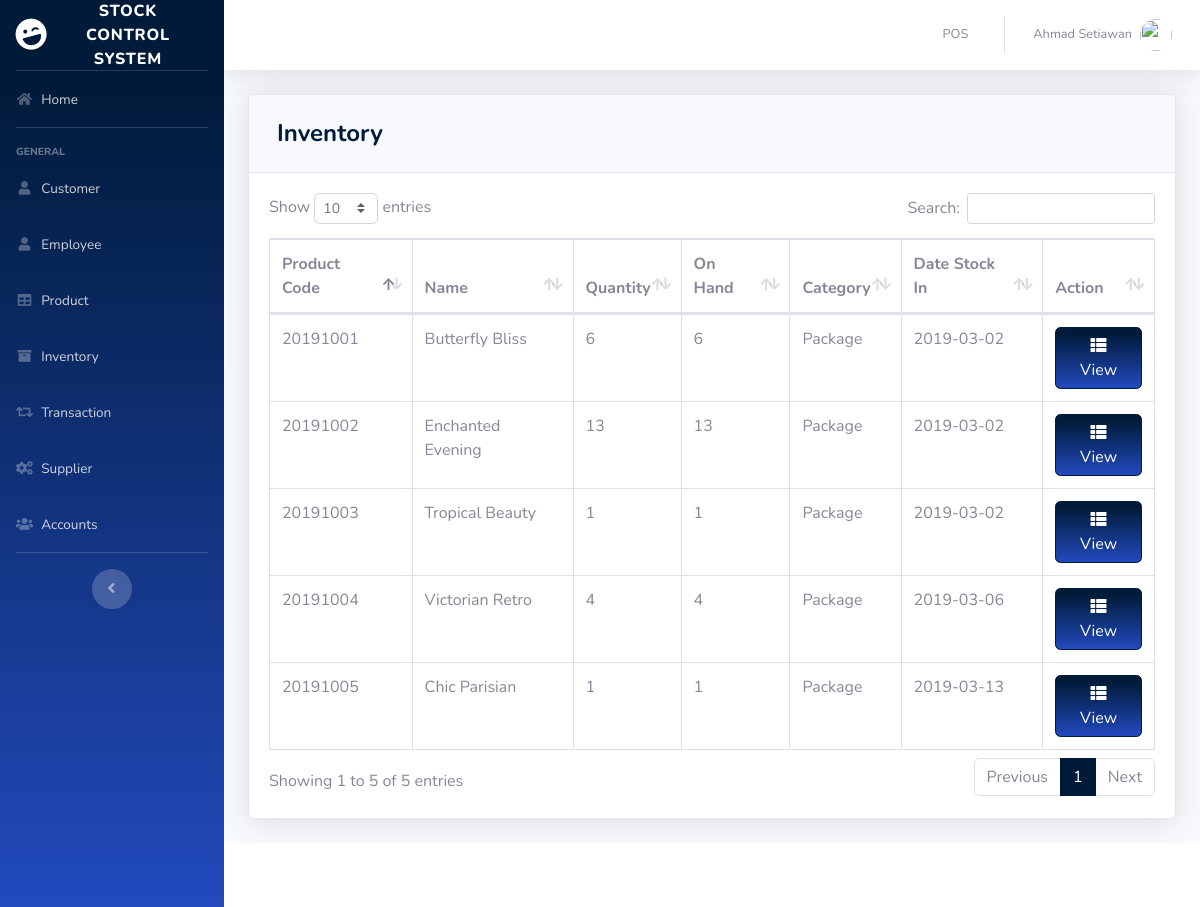
Page /pages/inventory.php (signed in) on the committed database.
### tables this page shows
CREATE TABLE `product` (
  `PRODUCT_ID` int(11) NOT NULL,
  `PRODUCT_CODE` varchar(20) NOT NULL,
  `NAME` varchar(50) DEFAULT NULL,
  `DESCRIPTION` varchar(250) NOT NULL,
  `QTY_STOCK` int(50) DEFAULT NULL,
  `ON_HAND` int(250) NOT NULL,
  `PRICE` int(50) DEFAULT NULL,
  `CATEGORY_ID` int(11) DEFAULT NULL,
  `SUPPLIER_ID` int(11) DEFAULT NULL,
  `DATE_STOCK_IN` varchar(50) NOT NULL
);

CREATE TABLE `category` (
  `CATEGORY_ID` int(11) NOT NULL,
  `CNAME` varchar(50) DEFAULT NULL
);

### pages/inventory.php (the view, shortened to what this page needs)
<?php
include'../includes/connection.php';
include'../includes/sidebar.php';
?>
            <div class="card shadow mb-4">
            <div class="card-header py-3">
              <h4 class="m-2 font-weight-bold text-primary">Inventory</h4>
            </div>
            <div class="card-body">
              <div class="table-responsive">
                <table class="table table-bordered" id="dataTable" width="100%" cellspacing="0">
               <thead>
                   <tr>
                     <th>Product Code</th>
                     <th>Name</th>
                     <th>Quantity</th>
                     <th>On Hand</th>
                     <th>Category</th>
                     <th>Date Stock In</th>
                     <th>Action</th>
                   </tr>
               </thead>
          <tbody>
<?php
    $query = 'SELECT PRODUCT_ID, PRODUCT_CODE, NAME, COUNT(`QTY_STOCK`) AS "QTY_STOCK", COUNT(`ON_HAND`) AS "ON_HAND", CNAME, DATE_STOCK_IN FROM product p join category c on p.CATEGORY_ID=c.CATEGORY_ID GROUP BY PRODUCT_CODE';
        $result = mysqli_query($db, $query) or die (mysqli_error($db));
            while ($row = mysqli_fetch_assoc($result)) {
                echo '<tr>';
                echo '<td>'. $row['PRODUCT_CODE'].'</td>';
                echo '<td>'. $row['NAME'].'</td>';
                echo '<td>'. $row['QTY_STOCK'].'</td>';
                echo '<td>'. $row['ON_HAND'].'</td>';
                echo '<td>'. $row['CNAME'].'</td>';
                echo '<td>'. $row['DATE_STOCK_IN'].'</td>';
                      echo '<td align="right">
                              <a type="button" class="btn btn-primary bg-gradient-primary" href="inv_searchfrm.php?action=edit & id='.$row['PRODUCT_CODE'] . '"><i class="fas fa-fw fa-th-list"></i> View</a>
                          </div> </td>';
                        }
?>
                        </div>
                    </div>
<?php
include'../includes/footer.php';
?>

### includes/sidebar.php (shortened to what this page needs)
<!DOCTYPE html>
<html lang="en">
<head>
  <link href="../vendor/fontawesome-free/css/all.min.css" rel="stylesheet" type="text/css">
  <link href="../css/sb-admin-2.min.css" rel="stylesheet">
  <link href="../vendor/datatables/dataTables.bootstrap4.min.css" rel="stylesheet">
</head>
<body id="page-top">
  <div id="wrapper">
    <ul class="navbar-nav bg-gradient-primary sidebar sidebar-dark accordion" id="accordionSidebar">
      <a class="sidebar-brand d-flex align-items-center justify-content-center" href="index.php">
        <div class="sidebar-brand-icon rotate-n-15">
          <i class="fas fa-laugh-wink"></i>
        </div>
        <div class="sidebar-brand-text mx-3">Stock Control System</div>
      </a>
      <hr class="sidebar-divider my-0">
      <li class="nav-item">
        <a class="nav-link" href="index.php">
          <i class="fas fa-fw fa-home"></i>
          <span>Home</span></a>
      </li>
      <hr class="sidebar-divider">
      <div class="sidebar-heading">
        General
      </div>
      <li class="nav-item">
        <a class="nav-link" href="customer.php">
          <i class="fas fa-fw fa-user"></i>
          <span>Customer</span></a>
      </li>
      <li class="nav-item">
        <a class="nav-link" href="employee.php">
          <i class="fas fa-fw fa-user"></i>
          <span>Employee</span></a>
      </li>
      <li class="nav-item">
        <a class="nav-link" href="product.php">
          <i class="fas fa-fw fa-table"></i>
          <span>Product</span></a>
      </li>
      <li class="nav-item">
        <a class="nav-link" href="inventory.php">
          <i class="fas fa-fw fa-archive"></i>
          <span>Inventory</span></a>
      </li>
      <li class="nav-item">
        <a class="nav-link" href="transaction.php">
          <i class="fas fa-fw fa-retweet"></i>
          <span>Transaction</span></a>
      </li>
      <li class="nav-item">
        <a class="nav-link" href="supplier.php">
          <i class="fas fa-fw fa-cogs"></i>
          <span>Supplier</span></a>
      </li>
      <li class="nav-item">
        <a class="nav-link" href="user.php">
          <i class="fas fa-fw fa-users"></i>
          <span>Accounts</span></a>
      </li>
      <hr class="sidebar-divider d-none d-md-block">
      <div class="text-center d-none d-md-inline">
        <button class="rounded-circle border-0" id="sidebarToggle"></button>
      </div>
    </ul>
    <?php include_once 'topbar.php'; ?>

### includes/topbar.php (shortened to what this page needs)
<div id="content-wrapper" class="d-flex flex-column">
  <div id="content">
    <nav class="navbar navbar-expand navbar-light bg-white topbar mb-4 static-top shadow">
      <ul class="navbar-nav ml-auto">
        <li class="nav-item dropdown no-arrow">
          <a class="nav-link" href="pos.php" role="button">
            <span class="mr-2 d-none d-lg-inline text-gray-600 small">POS</span>
          </a>
        </li>
        <li class="nav-item dropdown no-arrow">
          <a class="nav-link dropdown-toggle" href="#" id="userDropdown" role="button" data-toggle="dropdown" aria-haspopup="true" aria-expanded="false">
            <span class="mr-2 d-none d-lg-inline text-gray-600 small"><?php echo  $_SESSION['FIRST_NAME'] . ' ' . $_SESSION['LAST_NAME']; ?></span>
            <img class="img-profile rounded-circle" <?php
                                                    if ($_SESSION['GENDER'] == 'Male') {
                                                      echo 'src="https://encrypted-tbn0.gstatic.com/images?q=tbn:ANd9GcTS0rikanm-OEchWDtCAWQ_s1hQq1nOlQUeJr242AdtgqcdEgm0Dg"';
                                                    } else {
                                                      echo 'src="https://encrypted-tbn0.gstatic.com/images?q=tbn:ANd9GcSNngF0RFPjyGl4ybo78-XYxxeap88Nvsyj1_txm6L4eheH8ZBu"';
                                                    }
                                                    ?>>
          </a>
        </li>
      </ul>
    </nav>
    <div class="container-fluid">

### includes/footer.php (shortened to what this page needs)
      <footer class="sticky-footer bg-white">
      </footer>
</body>
</html>

### rows in the picture
product: PRODUCT_CODE "20191001", NAME "Butterfly Bliss", QTY_STOCK "6", ON_HAND "6", CATEGORY_ID.CNAME "Package", DATE_STOCK_IN "2019-03-02"
product: PRODUCT_CODE "20191002", NAME "Enchanted Evening", QTY_STOCK "13", ON_HAND "13", CATEGORY_ID.CNAME "Package", DATE_STOCK_IN "2019-03-02"
product: PRODUCT_CODE "20191003", NAME "Tropical Beauty", QTY_STOCK "1", ON_HAND "1", CATEGORY_ID.CNAME "Package", DATE_STOCK_IN "2019-03-02"
product: PRODUCT_CODE "20191004", NAME "Victorian Retro", QTY_STOCK "4", ON_HAND "4", CATEGORY_ID.CNAME "Package", DATE_STOCK_IN "2019-03-06"
product: PRODUCT_CODE "20191005", NAME "Chic Parisian", QTY_STOCK "1", ON_HAND "1", CATEGORY_ID.CNAME "Package", DATE_STOCK_IN "2019-03-13"

### other values in the picture
$_SESSION['FIRST_NAME'] "Ahmad"
$_SESSION['LAST_NAME'] "Setiawan"
